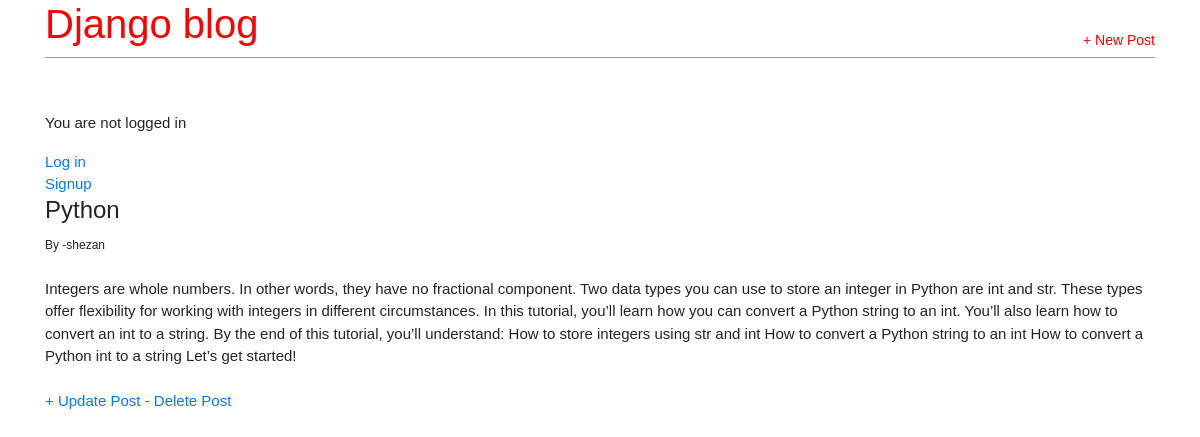
The app's page /post/1/ with its own data.
### posts/models.py (models this page shows, shortened)
class Post(models.Model):
    title = models.CharField(max_length=200)
    author = models.ForeignKey(User, on_delete=models.CASCADE)
    content = models.TextField()

### posts/views.py (the view)
# urls.py: path('post/<int:pk>/', views.BlogDetailView.as_view(), name='post_detail'),
class BlogDetailView(DetailView):
    template_name = 'posts/post_detail.html'
    model = Post

### posts/templates/posts/post_detail.html
{% extends 'posts/base.html' %}
{% block content %}
<div class="post-entry">
    <h4>{{ post.title }}</h4>
    <small>By -{{ post.author }}</small>
    <br><br>
    <p>{{post.content}}</p>
    <br>
    <a href="{% url 'update_post' object.pk %}">+ Update Post</a>
    <a href="{% url 'delete_post' object.pk %}">- Delete Post</a>
</div>
{% endblock content %}

### posts/static/posts/base.css (style rules this page uses)
body { font-family: 'Source Sans Pro', sans-serif; font-size:15px; }
.post-entry { margin-bottom: 2rem; }
.post-entry p { margin: 0; font-weight: 400; }

### records on screen
Post: title "Python", author "shezan", content "Integers are whole numbers. In other words, they have no fractional component. Two data types you can use to store an integer in Python are int and str. These types offer flexibility for working with integers in different circumstances. In this tutorial, you’ll learn how you can convert a Python string to an int. You’ll also learn how to convert an int to a string. By the end of this tutorial, you’ll understand: How to store integers using str and int How to convert a Python string to an int How to convert a Python int to a string Let’s get started!"
